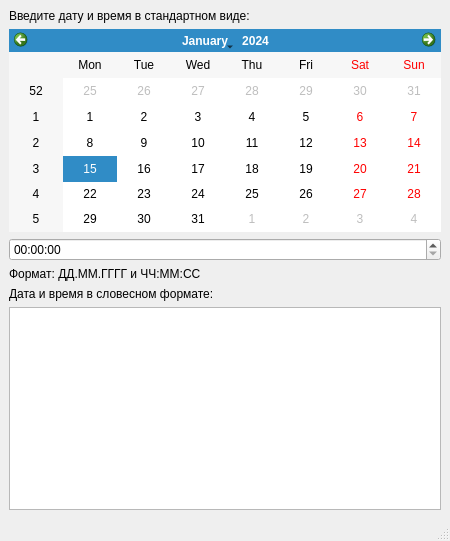
<?xml version="1.0" encoding="UTF-8"?>
<ui version="4.0">
 <class>NumericFormatWindow</class>
 <widget class="QMainWindow" name="NumericFormatWindow">
  <property name="geometry">
   <rect>
    <x>0</x>
    <y>0</y>
    <width>450</width>
    <height>541</height>
   </rect>
  </property>
  <property name="windowTitle">
   <string>Числовой формат</string>
  </property>
  <widget class="QWidget" name="centralwidget">
   <layout class="QVBoxLayout" name="verticalLayout">
    <item>
     <widget class="QLabel" name="label_input_prompt">
      <property name="text">
       <string>Введите дату и время в стандартном виде:</string>
      </property>
     </widget>
    </item>
    <item>
     <widget class="QCalendarWidget" name="calendarWidget"/>
    </item>
    <item>
     <widget class="QTimeEdit" name="timeEdit">
      <property name="displayFormat">
       <string>HH:mm:ss</string>
      </property>
     </widget>
    </item>
    <item>
     <widget class="QLabel" name="label_format_hint">
      <property name="text">
       <string>Формат: ДД.ММ.ГГГГ и ЧЧ:ММ:СС</string>
      </property>
     </widget>
    </item>
    <item>
     <widget class="QLabel" name="label_verbal_output_title">
      <property name="text">
       <string>Дата и время в словесном формате:</string>
      </property>
     </widget>
    </item>
    <item>
     <widget class="QPlainTextEdit" name="textRepresentationEdit">
      <property name="readOnly">
       <bool>true</bool>
      </property>
     </widget>
    </item>
   </layout>
  </widget>
  <widget class="QMenuBar" name="menubar">
   <property name="geometry">
    <rect>
     <x>0</x>
     <y>0</y>
     <width>450</width>
     <height>26</height>
    </rect>
   </property>
  </widget>
  <widget class="QStatusBar" name="statusbar"/>
 </widget>
 <resources/>
 <connections/>
</ui>
